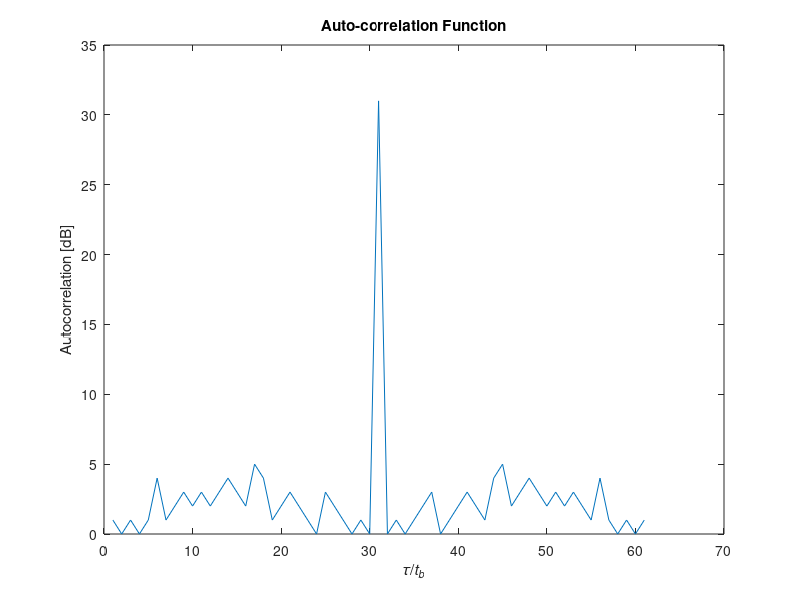

Write the MATLAB code that produced this figure.
%Generation of Binary maximum length sequence code
% maxlength.m
clear, clc;
%code length and feed back (m=2-7; 9-11)
m= input ('length =');
a= m-1;
if m==5;a=3;end;
if m==6;a=5;end;
if m==7;a=6;end
if m==9;a=5;end;
if m==10;a=7;end;
if m==11;a=9;end;
 
l=2^m-1;
        %start sequence
x=eye(1,m);
z=x;
 
%generate sequence of zero-ones
 
for j=1:l;
    for i=2:m; x(i)=z(i-1); x(1) =z(a)+z(m); end;
    if x(1)==2; x(1)=0;end;
    Y(j)=z(m); z=x; end;
 
%Convert to sequence of 1,-1
 
for i=1:l;
    if Y(i)==0; Y(i)=-1; end;
end;
%         Plot correlation
%        if Y(i)==0; Y(i)=-1; end;
%        l=28;
%        Y= [-1     1     1    -1    -1    -1     1     1     1    -1     1      1    -1    -1    -1     1    -1     1    -1     1    -1     1 ...
%      1     1     1     1    -1    -1 ];
 
    t=1:2*l-1; zz=xcorr(Y);
    plot(t,abs(zz)); grid;
    xlabel('Time');
    ylabel('Auto-correlation');
   title(['Binary Code Autocorrelation']);
  zz=xcorr(Y); % Estimate the cross correlation
%zz =xcorr(Y)
%zz=20*log10(abs(xcorr(Y))+eps);
%zz=zz-max(zz);
%zz=max(zz,-60); 
%figure
%plot(zz);
title('Auto-correlation Function');
xlabel('{\it\tau}/\itt_b');
ylabel('Autocorrelation [dB]');
% title(titlest);
%axis([0 max(scalet) -60 0]);
grid;
   %Display sequence
%    b=input('Display Sequence Yes=1; No=0; ');
%    if b==1; disp(Y); end;